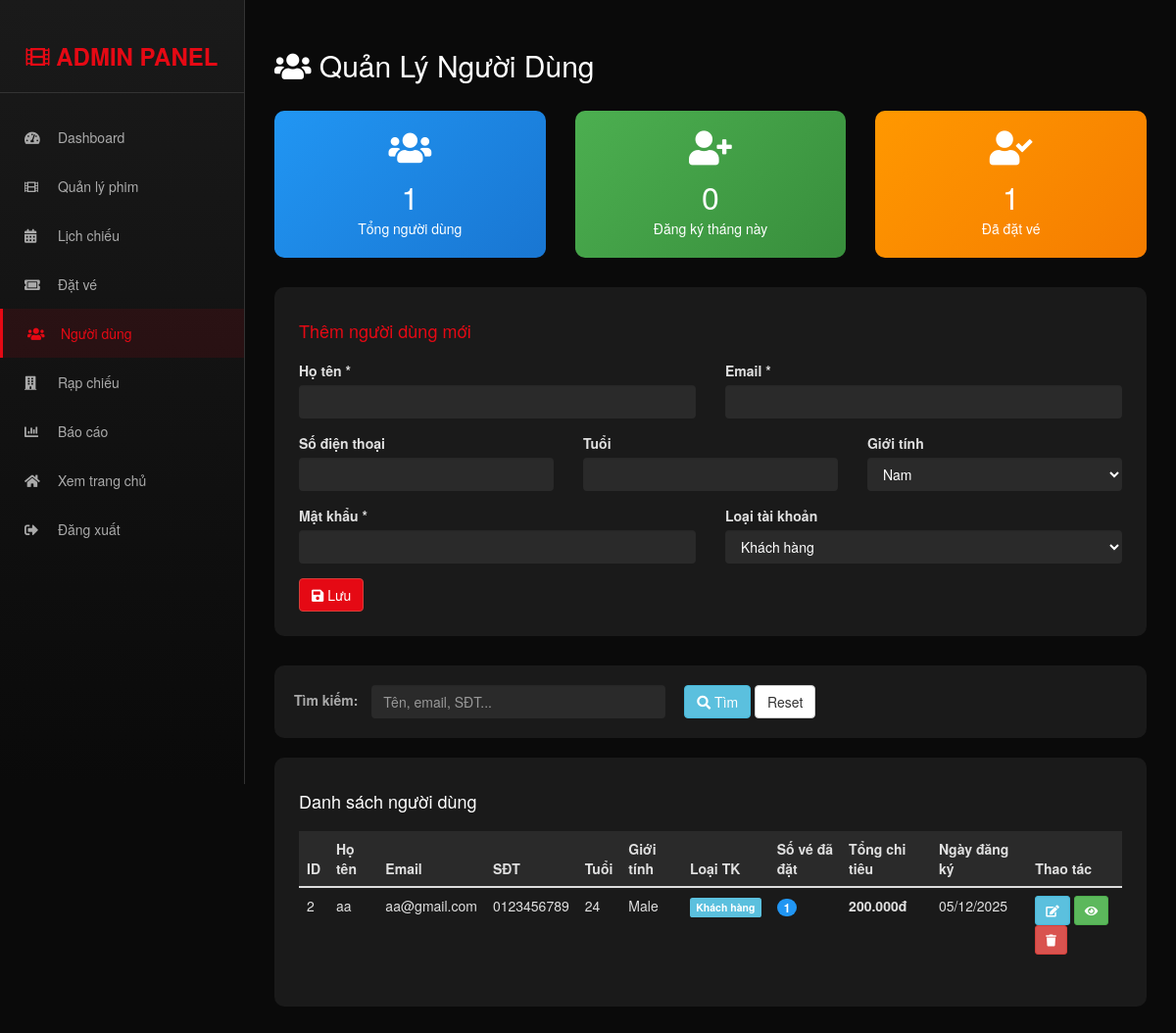
/admin/manage_users.php (signed in), run on the app's committed database.
### tables this page shows
CREATE TABLE IF NOT EXISTS `tbl_registration` (
  `user_id` int(11) NOT NULL AUTO_INCREMENT,
  `name` varchar(100) NOT NULL,
  `email` varchar(100) NOT NULL,
  `phone` varchar(20) DEFAULT NULL,
  `age` int(11) DEFAULT NULL,
  `gender` enum('Male','Female','Other') DEFAULT 'Male',
  `created_at` timestamp NOT NULL DEFAULT current_timestamp(),
  PRIMARY KEY (`user_id`),
  UNIQUE KEY `email` (`email`)
);

### admin/manage_users.php (the view, shortened to what this page needs)
<?php
$edit_user = null;
?>
<!DOCTYPE html>
<html lang="vi">
<head>
    <link rel="stylesheet" href="https://maxcdn.bootstrapcdn.com/bootstrap/3.4.1/css/bootstrap.min.css">
    <link rel="stylesheet" href="https://cdnjs.cloudflare.com/ajax/libs/font-awesome/5.15.4/css/all.min.css">
</head>
<body style="background: #0a0a0a; color: #e0e0e0;">
    <?php include('admin_sidebar.php'); ?>
    <div class="main-content" style="margin-left: 250px; padding: 30px;">
        <h2 style="color: #fff; margin-bottom: 30px;">
            <i class="fas fa-users"></i> Quản Lý Người Dùng
        </h2>
        <div class="row" style="margin-bottom: 30px;">
            <?php
            $total_users = mysqli_fetch_array(mysqli_query($con, "SELECT COUNT(*) as total FROM tbl_registration WHERE user_id != 1"))['total'];
            $new_this_month = mysqli_fetch_array(mysqli_query($con, "SELECT COUNT(*) as total FROM tbl_registration WHERE MONTH(created_at) = MONTH(CURDATE()) AND YEAR(created_at) = YEAR(CURDATE())"))['total'];
            $active_users = mysqli_fetch_array(mysqli_query($con, "SELECT COUNT(DISTINCT user_id) as total FROM tbl_bookings WHERE status='confirmed'"))['total'];
            ?>
            <div class="col-md-4">
                <div style="background: linear-gradient(135deg, #2196F3, #1976D2); padding: 20px; border-radius: 10px; text-align: center;">
                    <i class="fas fa-users" style="font-size: 35px; color: #fff; margin-bottom: 10px;"></i>
                    <h3 style="color: #fff; margin: 5px 0; font-size: 32px;"><?php echo $total_users; ?></h3>
                    <p style="color: #fff; margin: 0;">Tổng người dùng</p>
                </div>
            </div>
            <div class="col-md-4">
                <div style="background: linear-gradient(135deg, #4CAF50, #388E3C); padding: 20px; border-radius: 10px; text-align: center;">
                    <i class="fas fa-user-plus" style="font-size: 35px; color: #fff; margin-bottom: 10px;"></i>
                    <h3 style="color: #fff; margin: 5px 0; font-size: 32px;"><?php echo $new_this_month; ?></h3>
                    <p style="color: #fff; margin: 0;">Đăng ký tháng này</p>
                </div>
            </div>
            <div class="col-md-4">
                <div style="background: linear-gradient(135deg, #FF9800, #F57C00); padding: 20px; border-radius: 10px; text-align: center;">
                    <i class="fas fa-user-check" style="font-size: 35px; color: #fff; margin-bottom: 10px;"></i>
                    <h3 style="color: #fff; margin: 5px 0; font-size: 32px;"><?php echo $active_users; ?></h3>
                    <p style="color: #fff; margin: 0;">Đã đặt vé</p>
                </div>
            </div>
        </div>
        <div style="background: #1a1a1a; padding: 25px; border-radius: 10px; margin-bottom: 30px;">
            <h4 style="color: #e50914; margin-bottom: 20px;">
                <?php echo $edit_user ? 'Sửa người dùng' : 'Thêm người dùng mới'; ?>
            </h4>
            <form method="POST" action="">
                <div class="row">
                    <div class="col-md-6">
                        <div class="form-group">
                            <label>Họ tên *</label>
                            <input type="text" name="name" class="form-control" value="<?php echo $edit_user ? htmlspecialchars($edit_user['name']) : ''; ?>" required style="background: #2a2a2a; color: #fff; border: none;">
                        </div>
                    </div>
                    <div class="col-md-6">
                        <div class="form-group">
                            <label>Email *</label>
                            <input type="email" name="email" class="form-control" value="<?php echo $edit_user ? htmlspecialchars($edit_user['email']) : ''; ?>" required style="background: #2a2a2a; color: #fff; border: none;">
                        </div>
                    </div>
                </div>
                <div class="row">
                    <div class="col-md-4">
                        <div class="form-group">
                            <label>Số điện thoại</label>
                            <input type="text" name="phone" class="form-control" value="<?php echo $edit_user ? htmlspecialchars($edit_user['phone']) : ''; ?>" style="background: #2a2a2a; color: #fff; border: none;">
                        </div>
                    </div>
                    <div class="col-md-4">
                        <div class="form-group">
                            <label>Tuổi</label>
                            <input type="number" name="age" class="form-control" value="<?php echo $edit_user ? $edit_user['age'] : ''; ?>" style="background: #2a2a2a; color: #fff; border: none;">
                        </div>
                    </div>
                    <div class="col-md-4">
                        <div class="form-group">
                            <label>Giới tính</label>
                            <select name="gender" class="form-control" style="background: #2a2a2a; color: #fff; border: none;">
                                <option value="Male" <?php echo ($edit_user && $edit_user['gender']=='Male') ? 'selected' : ''; ?>>Nam</option>
                            </select>
                        </div>
                    </div>
                </div>
                <div class="row">
                    <div class="col-md-6">
                        <div class="form-group">
                            <label>Mật khẩu <?php echo $edit_user ? '(Để trống nếu không đổi)' : '*'; ?></label>
                            <input type="password" name="password" class="form-control" <?php echo !$edit_user ? 'required' : ''; ?> style="background: #2a2a2a; color: #fff; border: none;">
                        </div>
                    </div>
                    <div class="col-md-6">
                        <div class="form-group">
                            <label>Loại tài khoản</label>
                            <select name="user_type" class="form-control" style="background: #2a2a2a; color: #fff; border: none;">
                                <option value="2" <?php echo ($edit_user && $edit_user['user_type']==2) ? 'selected' : ''; ?>>Khách hàng</option>
                            </select>
                        </div>
                    </div>
                </div>
                <button type="submit" name="submit" class="btn btn-danger" style="background: #e50914;">
                    <i class="fas fa-save"></i> Lưu
                </button>
            </form>
        </div>
        <div style="background: #1a1a1a; padding: 20px; border-radius: 10px; margin-bottom: 20px;">
            <form method="GET" class="form-inline">
                <div class="form-group" style="margin-right: 15px;">
                    <label style="color: #aaa; margin-right: 10px;">Tìm kiếm:</label>
                    <input type="text" name="search" class="form-control" value="<?php echo $_GET['search'] ?? ''; ?>" placeholder="Tên, email, SĐT..." style="background: #2a2a2a; color: #fff; border: none; width: 300px;">
                </div>
                <button type="submit" class="btn btn-info">
                    <i class="fas fa-search"></i> Tìm
                </button>
                <a href="manage_users.php" class="btn btn-default">Reset</a>
            </form>
        </div>
        <div style="background: #1a1a1a; padding: 25px; border-radius: 10px;">
            <h4 style="color: #fff; margin-bottom: 20px;">Danh sách người dùng</h4>
            <div style="overflow-x: auto;">
                <table class="table table-hover" style="color: #e0e0e0;">
                    <thead style="background: #2a2a2a;">
                        <tr>
                            <th>ID</th>
                            <th>Họ tên</th>
                            <th>Email</th>
                            <th>SĐT</th>
                            <th>Tuổi</th>
                            <th>Giới tính</th>
                            <th>Loại TK</th>
                            <th>Số vé đã đặt</th>
                            <th>Tổng chi tiêu</th>
                            <th>Ngày đăng ký</th>
                            <th>Thao tác</th>
                        </tr>
                    </thead>
                    <tbody>
                        <?php
                        $where = "WHERE r.user_id != 1";
                        $qry = mysqli_query($con, "
                            SELECT r.*, l.user_type,
                                   COUNT(b.booking_id) as total_bookings,
                                   COALESCE(SUM(CASE WHEN b.status='confirmed' THEN b.total_amount ELSE 0 END), 0) as total_spent
                            FROM tbl_registration r
                            LEFT JOIN tbl_login l ON r.user_id = l.user_id
                            LEFT JOIN tbl_bookings b ON r.user_id = b.user_id
                            $where
                            GROUP BY r.user_id
                            ORDER BY r.user_id DESC
                        ");
                        if(mysqli_num_rows($qry) > 0) {
                            while($row = mysqli_fetch_array($qry)) {
                                $type_text = $row['user_type'] == 0 ? 'Admin' : ($row['user_type'] == 1 ? 'Nhân viên' : 'Khách hàng');
                                $type_class = $row['user_type'] == 0 ? 'danger' : ($row['user_type'] == 1 ? 'warning' : 'info');
                        ?>
                        <tr>
                            <td><?php echo $row['user_id']; ?></td>
                            <td><?php echo htmlspecialchars($row['name']); ?></td>
                            <td><?php echo htmlspecialchars($row['email']); ?></td>
                            <td><?php echo htmlspecialchars($row['phone']); ?></td>
                            <td><?php echo $row['age']; ?></td>
                            <td><?php echo $row['gender']; ?></td>
                            <td><span class="label label-<?php echo $type_class; ?>"><?php echo $type_text; ?></span></td>
                            <td><span class="badge" style="background: #2196F3;"><?php echo $row['total_bookings']; ?></span></td>
                            <td><strong><?php echo number_format($row['total_spent'], 0, ',', '.'); ?>đ</strong></td>
                            <td><?php echo date('d/m/Y', strtotime($row['created_at'])); ?></td>
                            <td>
                                <a href="?edit=<?php echo $row['user_id']; ?>" class="btn btn-sm btn-info" title="Sửa">
                                    <i class="fas fa-edit"></i>
                                </a>
                                <a href="user_details.php?id=<?php echo $row['user_id']; ?>" class="btn btn-sm btn-success" title="Chi tiết">
                                    <i class="fas fa-eye"></i>
                                </a>
                                <a href="?delete=<?php echo $row['user_id']; ?>" class="btn btn-sm btn-danger" onclick="return confirm('Xác nhận xóa người dùng này?')" title="Xóa">
                                    <i class="fas fa-trash"></i>
                                </a>
                            </td>
                        </tr>
                        <?php
                            }
                        } else {
                            echo '<tr><td colspan="11" style="text-align: center; color: #777;">Không tìm thấy người dùng nào</td></tr>';
                        }
                        ?>
                    </tbody>
                </table>
            </div>
        </div>
    </div>
</body>
</html>

### data on the page
tbl_registration: user_id "2", name "aa", email "aa@gmail.com", phone "0123456789", age "24", gender "Male", type_text "Khách hàng", total_bookings "1", total_spent "200.000", created_at "05/12/2025"

### other printed values
$total_users "1"
$new_this_month "0"
$active_users "1"
